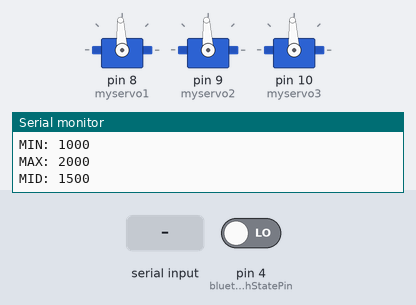
Bench run of a sketch on a simulated Arduino Uno, built with avr-gcc and run on an emulated ATmega328P. Shown: 3 × servo, the last lines printed to the serial monitor. Inputs (shaded band) come from the test bench; at power-on: pin 4 (bluetoothStatePin) LOW. The modem accepts every AT command (registered, SIM ready, sends succeed) and sends nothing else.

Above: at 5.7 s.
5.8 s: "1\n" received over Serial
At 8.0 s:
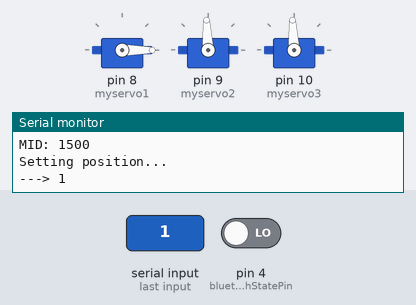
8.3 s: "2\n" received over Serial
At 10.0 s:
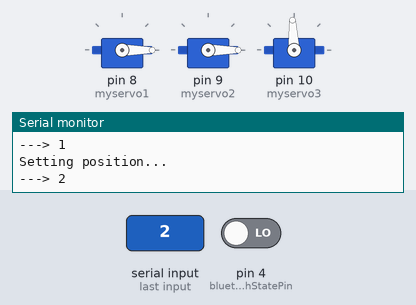
Timing chart, 0 to 11.5 s (numbered marks = the images above; inputs shaded):
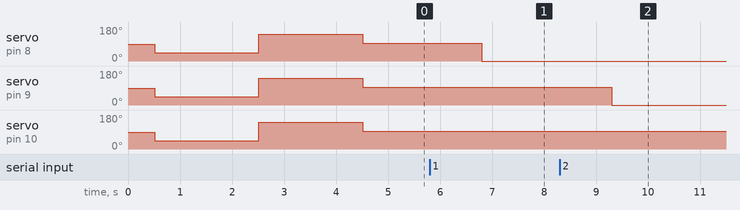

The sketch:

EEZYbotARM_Mk2.ino
```cpp
#include <SoftwareSerial.h>
#include <Servo.h>

#define bluetoothRx 6
#define bluetoothTx 7
#define bluetoothStatePin 4

// default servo movement:
int MIN = 1000, MID = 1500, MAX = 2000;

// Bluetooth
String Name = "Servocontrol_";

// do not modify these
boolean connected = false;
boolean servosAttached = false;
SoftwareSerial HC05(bluetoothTx, bluetoothRx);
Servo myservo1, myservo2, myservo3;

//-----------------------------------
void setup()
{
  initModule();
  initServos();
  printServoInfo();
  printSettings("Default settings:");
}

void loop()
{
  checkBluetoothConnectionState();
  checkSerialInput();
  checkHC05Input();
}
```

HC05Input.ino
```cpp
void checkHC05Input() {
  //Read from bluetooth and write to usb serial
  if(HC05.available() >= 2) {
    unsigned int servopos = HC05.read();
    unsigned int servopos1 = HC05.read();
    unsigned int realservo = (servopos1 * 256) + servopos;

    if(realservo >= 1000 && realservo <1180){
      double servo1 = map(realservo, 1000,1180,MIN,MAX);
      myservo1.writeMicroseconds(servo1);
      delay(10);
    }

    if(realservo >=2000 && realservo <2180){
      double servo2 = map(realservo,2000,2180,MIN,MAX);
      myservo2.writeMicroseconds(servo2);
      delay(10);
    }

    if(realservo >=3000 && realservo < 3180){
      double servo3 = map(realservo, 3000, 3180,MIN,MAX);
      myservo3.writeMicroseconds(servo3);
      delay(10);
    }
  }
}
```

Initialization.ino
```cpp
void initServos() {
  Serial.println("Initialize servos...");

  if(!servosAttached) {
    Serial.println("Attaching servos...");
    myservo1.attach(8);
    myservo2.attach(9);
    myservo3.attach(10);

    servosAttached = true;
  }
  testServos();
}

void initModule() {
  Serial.begin(57600);     //Baudrate ffor communication with serial monitor

  Serial.println("Initialize...");
  Serial.println();

  Serial.println("Configure HC-05 Modul:");
  HC05.begin(38400);

  Serial.println("Reset HC-05 -> Slave mode, Baudrate 38400, Password:1234, Device-Name: 'hc01.com HC-05'");
  if(!read("AT+ORGL").startsWith("OK")) {
    Serial.println("Error!");
    return;
    //while(1);
  }

  //Delete all Devices from pairing list
  if(!read("AT+RMAAD").startsWith("OK")) {
    Serial.println("Fehler!");
    while(1);
  }

  //Read MAC-Adress and build bluetooth name
  String addr = read("AT+ADDR?");
  Name.concat(addr.substring(addr.lastIndexOf(":")+1,addr.lastIndexOf(":")+4));
  Serial.println(Name);

  //Set bluetooth name to "Servocontrol_XXX"
  String result = read("AT+NAME="+Name);
  Serial.println("Bluetooth name: " + result);
  if(!result.startsWith("OK")) {
    Serial.println("Fehler!");
    while(1);
  }

  //Checke if Baudrate set to 38400
  if(!read("AT+UART?").startsWith("+UART:38400,0,0")) {
    Serial.println("Fehler!");
    while(1);
  }

  //Read version of module
  String version = read("AT+VERSION?");

  //Restart module resetting connections
  if(!read("AT+RESET").startsWith("OK")) {
    Serial.println("Fehler!");
    while(1);
  }
  delay(1000);  //So ein Reset dauert seine Zeit...

  //Stop all connections and make visible
  read("AT+INIT");
  read("AT+DISC");

  //Gibt den Status des Moduls an
  read("AT+STATE?");

  pinMode(bluetoothStatePin, INPUT);
}

String read(String Befehl){
  char rc;
  String result = "";
  HC05.println(Befehl);
  delay(500);

  while(HC05.available() > 0) {
    rc = HC05.read();
    result.concat(rc);
  }
  return result;
}
```

SerialMonitorInput.ino
```cpp
void checkSerialInput() {
  if(Serial.available() > 0) {
    String monitor_input = Serial.readStringUntil("!");

    if(monitor_input.startsWith("store")) {
      Serial.println("Store settings...");

      if(monitor_input.substring(6).startsWith("min")) {
        MIN = monitor_input.substring(10).toInt();
      } else if(monitor_input.substring(6).startsWith("max")) {
        MAX = monitor_input.substring(10).toInt();
      }
      MID = (MAX - MIN) / 2;
      printSettings("Stored settings:");
      testServos();

    } else if(String(monitor_input.charAt(0)).toInt() > 0 &&
              String(monitor_input.charAt(0)).toInt() < 3){
      Serial.println("Setting position...");
      String servoNo = monitor_input.substring(0,1);
      String seconds = monitor_input.substring(2);

      if(servoNo.equals("1")){
        Serial.println("---> 1");
        myservo1.writeMicroseconds(seconds.toInt());
      } else if(servoNo.equals("2")){
        Serial.println("---> 2");
        myservo2.writeMicroseconds(seconds.toInt());
      } else if(servoNo.equals("3")){
        Serial.println("---> 3");
        myservo3.writeMicroseconds(seconds.toInt());
      }
    } else {
      Serial.println("unrecognized command!");
    }

    while(Serial.available()){
      Serial.read();
    }
  }
}
```

Utils.ino
```cpp
void printServoInfo() {
  Serial.println("------------------------------------");
  Serial.println("Fine tune the endpoints:");
  Serial.println("Open a serial monitor on 576000");
  Serial.println("Enter the numer of the servo followed by the microsecond value.");
  Serial.println("See: https://www.arduino.cc/en/Reference/ServoWriteMicroseconds");
  Serial.println("1 1500 -> resulting in servo 1 being set to 1500 (90°)");
  Serial.println("Store the settings:");
  Serial.println("store min|max value");
  Serial.println("e.g. 'store min 900'");
  Serial.println("To terminate the command set an exclamation mark to the end!");
  Serial.println("------------------------------------");
}

void testServos() {
  Serial.print("Testing: 0°");
  myservo1.writeMicroseconds(MIN);
  myservo2.writeMicroseconds(MIN);
  myservo3.writeMicroseconds(MIN);
  delay(2 * 1000);

  Serial.print(", 180°");
  myservo1.writeMicroseconds(MAX);
  myservo2.writeMicroseconds(MAX);
  myservo3.writeMicroseconds(MAX);
  delay(2 * 1000);

  Serial.println(", 90°");
  myservo1.writeMicroseconds(MID);
  myservo2.writeMicroseconds(MID);
  myservo3.writeMicroseconds(MID);
}

void printSettings(String text) {
  Serial.println(text
        + "\nMIN: " + String(MIN)
        + "\nMAX: " + String(MAX)
        + "\nMID: " + String(MID)
      );
}

void checkBluetoothConnectionState() {
  if(digitalRead(bluetoothStatePin) == HIGH && connected == false) {
    Serial.println("Connected...");
    connected = true;
  } else if(digitalRead(bluetoothStatePin) == LOW && connected == true) {
    Serial.println("Connection lost!");
    connected = false;
  }
}
```

Measured:
- after the input at 5.8 s, servo on pin 8 (myservo1): 93° → 0° after 1.0 s
- after the input at 8.3 s, servo on pin 9 (myservo2): 93° → 0° after 1.0 s
